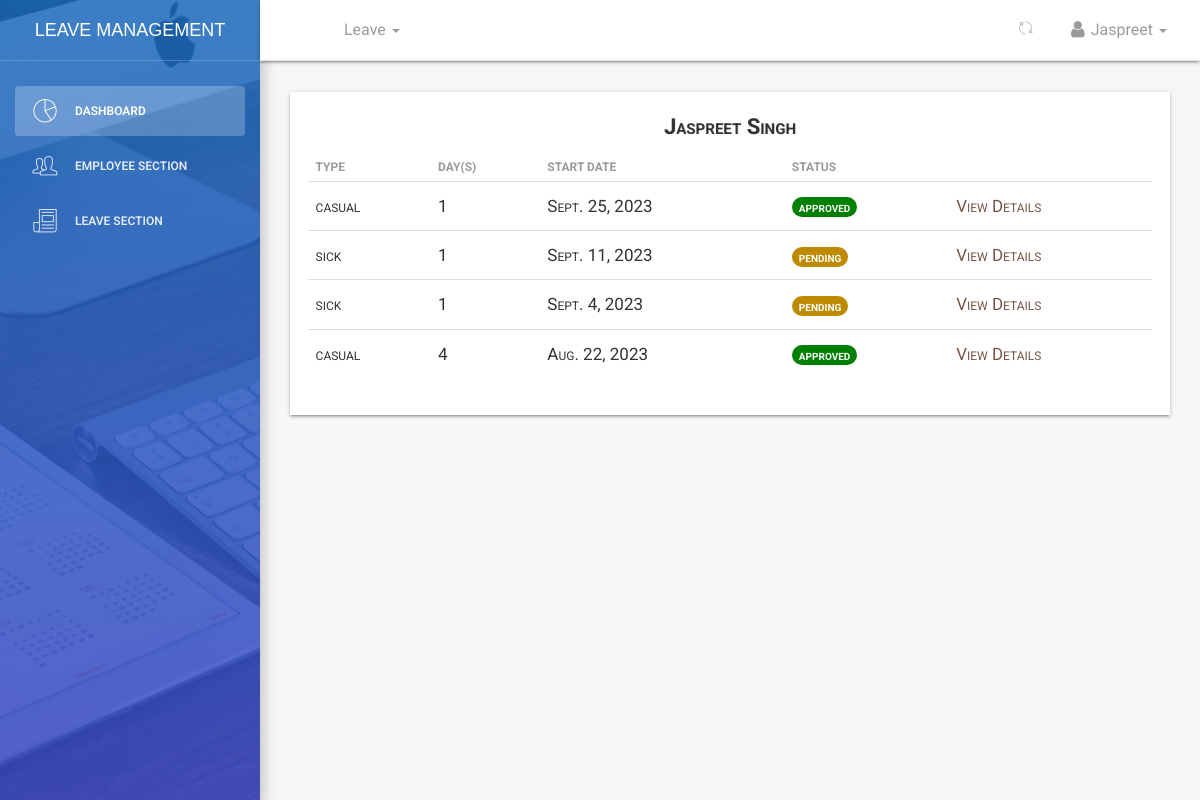
The page /dashboard/leaves/view/table/ (signed in) on the database its author committed.
### employee/models.py (models this page shows, shortened)
class Employee(models.Model):
    MALE = 'male'
    FEMALE = 'female'
    OTHER = 'other'
    NOT_KNOWN = 'Not Known'
    GENDER = (
    (MALE,'Male'),
    (FEMALE,'Female'),
    (OTHER,'Other'),
    (NOT_KNOWN,'Not Known'),
    )
    MR = 'Mr'
    MRS = 'Mrs'
    MSS = 'Mss'
    DR = 'Dr'
    SIR = 'Sir'
    MADAM = 'Madam'
    TITLE = (
    (MR,'Mr'),
    (MRS,'Mrs'),
    (MSS,'Mss'),
    (DR,'Dr'),
    (SIR,'Sir'),
    (MADAM,'Madam'),
    )
    FULL_TIME = 'Full-Time'
    PART_TIME = 'Visiting'
    CONTRACT = 'Contract'
    EMPLOYEETYPE = (
    (FULL_TIME,'Full-Time'),
    (PART_TIME,'Visiting'),
    (CONTRACT,'Contract'),
    )
    user = models.ForeignKey(User,on_delete=models.CASCADE,default=1)
    image = models.FileField(_('Profile Image (optional)'),upload_to='profiles',default='default.png',blank=True,null=True,help_text='upload image size less than 2.0MB')#work on path username-date/image
    firstname = models.CharField(_('Firstname'),max_length=125,null=False,blank=False)
    lastname = models.CharField(_('Lastname'),max_length=125,null=False,blank=False)
    othername = models.CharField(_('Othername (optional)'),max_length=125,null=True,blank=True)
    birthday = models.DateField(_('Birthday'),blank=False,null=False)
    department =  models.ForeignKey(Department,verbose_name =_('Department'),on_delete=models.SET_NULL,null=True,default=None)
    role =  models.ForeignKey(Role,verbose_name =_('Role'),on_delete=models.SET_NULL,null=True,default=None)
    startdate = models.DateField(_('Employement Date'),help_text='date of employement',blank=False,null=True)
    employeetype = models.CharField(_('Employee Type'),max_length=15,default=FULL_TIME,choices=EMPLOYEETYPE,blank=False,null=True)
    employeecode = models.CharField(_('Employee Code Number'),max_length=10,null=True,blank=True)
    is_blocked = models.BooleanField(_('Is Blocked'),help_text='button to toggle employee block and unblock',default=False)
    is_deleted = models.BooleanField(_('Is Deleted'),help_text='button to toggle employee deleted and undelete',default=False)
    created = models.DateTimeField(verbose_name=_('Created'),auto_now_add=True,null=True)
    updated = models.DateTimeField(verbose_name=_('Updated'),auto_now=True,null=True)
    objects = EmployeeManager()
    class Meta:
        verbose_name = _('Employee')
        verbose_name_plural = _('Employees')
        ordering = ['-created']
    @property
    def get_full_name(self):
        fullname = ''
        firstname = self.firstname
        lastname = self.lastname
        othername = self.othername
        if (firstname and lastname) or othername is None:
            fullname = firstname +' '+ lastname
            return fullname
        elif othername:
            fullname = firstname + ' '+ lastname +' '+othername
            return fullname
        return

### leave/models.py (models this page shows, shortened)
class Leave(models.Model):
	user = models.ForeignKey(User,on_delete=models.CASCADE,default=1)
	startdate = models.DateField(verbose_name=_('Start Date'),help_text='leave start date is on ..',null=True,blank=False)
	enddate = models.DateField(verbose_name=_('End Date'),help_text='coming back on ...',null=True,blank=False)
	leavetype = models.CharField(choices=LEAVE_TYPE,max_length=25,default=SICK,null=True,blank=False)
	reason = models.CharField(verbose_name=_('Reason for Leave'),max_length=255,help_text='add additional information for leave',null=True,blank=True)
	defaultdays = models.PositiveIntegerField(verbose_name=_('Leave days per year counter'),default=DAYS,null=True,blank=True)
	status = models.CharField(max_length=12,default='pending') #pending,approved,rejected,cancelled
	is_approved = models.BooleanField(default=False) #hide
	updated = models.DateTimeField(auto_now=True, auto_now_add=False)
	created = models.DateTimeField(auto_now=False, auto_now_add=True)
	objects = LeaveManager()
	class Meta:
		verbose_name = _('Leave')
		verbose_name_plural = _('Leaves')
		ordering = ['-created'] #recent objects
	def __str__(self):
		return ('{0} - {1}'.format(self.leavetype,self.user))
	@property
	def leave_days(self):
		days_count = ''
		startdate = self.startdate
		enddate = self.enddate
		if startdate > enddate:
			return
		dates = (enddate - startdate)
		return dates.days
	@property
	def is_rejected(self):
		return self.status == 'rejected'

### dashboard/views.py (the view)
# urls.py: path('leaves/view/table/',views.view_my_leave_table,name='staffleavetable'),
def view_my_leave_table(request):
	if request.user.is_authenticated:
		user = request.user
		leaves = Leave.objects.filter(user = user)
		employee = Employee.objects.filter(user = user).first()
		print(leaves)
		dataset = dict()
		dataset['leave_list'] = leaves
		dataset['employee'] = employee
		dataset['title'] = 'Leaves List'
	else:
		return redirect('accounts:login')
	return render(request,'dashboard/staff_leaves_table.html',dataset)

### employee/managers.py (called while the page is built)
    def get_queryset(self):
        return super().get_queryset().filter(is_deleted=False)

### leave/manager.py (called while the page is built)
	def get_queryset(self):
		return super().get_queryset()

### templates/dashboard/staff_leaves_table.html (shortened to what this page needs)
{% extends '_layout.html' %}
 {% block navheader %}
 	{% include 'includes/navheader_employee_app.html' %}
 {% endblock %}
 {% block content %}
        <section class="content">
            <section class="container-fluid">
            	   <section class="row">
                        <section class="col col-sm-8 offset-sm-2">
                        </section>
                    </section>
                	<div class="table-responsive table-shadow">
                		<div class="text-center table-description">
                			<h4 class="title-h3" style="text-shadow: 1px 0px rgba(0,0,0,0.11)">{{ employee.get_full_name }}</h4>
                		</div>
                		{% if leave_list %}
                		<table class="table">
							  <thead>
							    <tr>
							      <th scope="col"><b>Type</b></th>
							      <th scope="col"><b>Day(s)</b></th>
								  <th scope="col"><b>Start Date</b></th>
							      <th scope="col"><b>Status</b></th>
							    </tr>
							  </thead>
							  <tbody>
							  	{% for leave in leave_list %}
							    <tr>
							      <td>{{ leave.leavetype}}</td>
							      <td>{{ leave.leave_days }}</td>
								  <td>{{leave.startdate}}</td>
							      {% if leave.is_approved %}
							      <td ><span class="badge badge-success" style="background-color:green; font-size: 14px;">{{ leave.status }}</span></td>
								  {% elif leave.is_rejected %}
							      <td ><span class="badge badge-success" style="background-color:rgb(184, 12, 0); font-size: 14px;">{{ leave.status }}</span></td>
								  {% else %}
							      <td ><span class="badge badge-warning" style="background-color:rgb(189, 138, 0); font-size: 14px;">{{ leave.status }}</span></td>
							      {% endif %}
							      <td>
							      	<a href="{% url 'dashboard:userleaveview' leave.id %}" style="color: #795548;">
							      	    View Details
							      	</a>
							      </td>
							    </tr>
							    {% endfor %}
							  </tbody>
						</table>
						{% else %}
						<span>No Leaves can be found...</span>
						{% endif %}
					</div>
            </section>
        </section>
 {% endblock %}

### templates/includes/navheader_employee_app.html (shortened to what this page needs)
 {% load static %}
 <nav class="navbar navbar-default navbar-fixed shadow">
            <div class="container-fluid">
                <div class="collapse navbar-collapse">
                    <ul class="nav navbar-nav navbar-left">
                        <li>
                            <a href="" class="dropdown-toggle" data-toggle="dropdown">
                            </a>
                        </li>
                        <li class="dropdown">
                        <a href="" class="dropdown-toggle" data-toggle="dropdown">
                                    <p>
                                        Leave
                                        <b class="caret"></b>
                                    </p>
                              </a>
                        </li>
                    </ul>
                    <ul class="nav navbar-nav navbar-right">
                        <li class="dropdown">
                              <a href="" class="dropdown-toggle refresh-page" data-toggle="dropdown" title="Refresh Current Page">
                                    <i class="pe-7s-refresh-2"></i>
                              </a>
                        </li>
                        <li class="dropdown">
                              <a href="" class="dropdown-toggle" data-toggle="dropdown">
                                    <p>
                                        <i class="fa fa-user"></i> {{ request.user}}
                                        <b class="caret"></b>
                                    </p>
                              </a>
                        </li>
                    </ul>
                </div>
            </div>
        </nav>

### rows shown on the page
Employee: get_full_name "Jaspreet Singh"
Leave: leavetype "casual", leave_days "1", startdate "Sept. 25, 2023", status "approved"
Leave: leavetype "sick", leave_days "1", startdate "Sept. 11, 2023", status "pending"
Leave: leavetype "sick", leave_days "1", startdate "Sept. 4, 2023", status "pending"
Leave: leavetype "casual", leave_days "4", startdate "Aug. 22, 2023", status "approved"

### other values the page prints
{{ request.user }} "Jaspreet"
